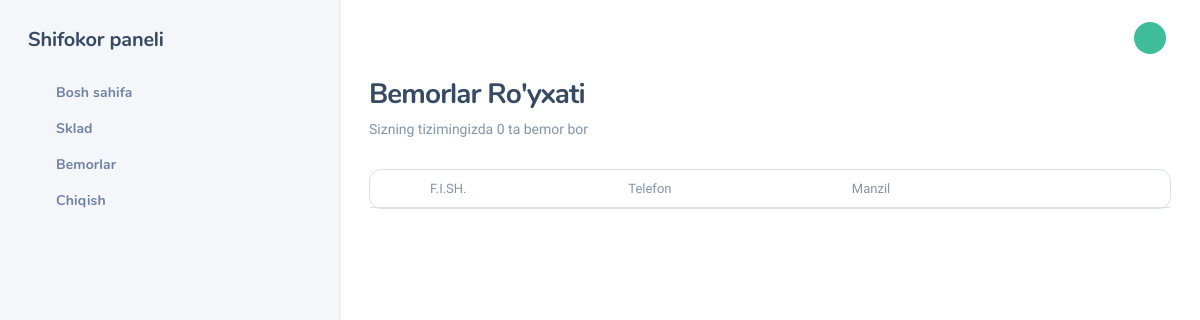
The page /patients/ (signed in) on the database as committed earlier.
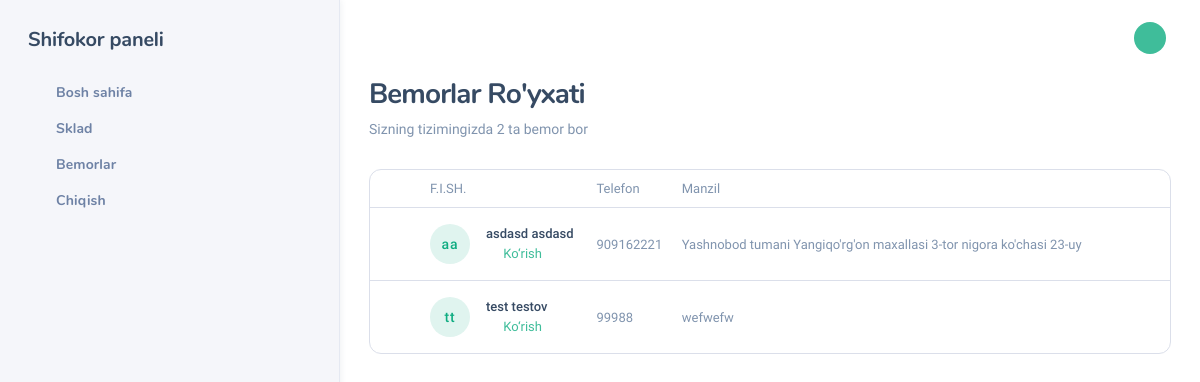
The same page on the database as committed later.
### main/models.py (models this page shows, shortened)
class Patient(models.Model):
    name = models.CharField(max_length=100)
    surname = models.CharField(max_length=100)
    phone = models.CharField(max_length=20)
    address = models.CharField(max_length=255)
    created_at = models.DateTimeField(auto_now_add=True,blank=True, null=True)
    class Meta:
        ordering = ['-created_at']
        verbose_name = "Bemor"
        verbose_name_plural = "Bemorlar"

### main/views.py (the view)
# urls.py: path('patients/', list_patients, name='list_patients'),
@login_required
def list_patients(request):
    patients = Patient.objects.all()
    return render(request, 'listpatient.html', {'patients': patients})

### templates/listpatient.html (shortened to what this page needs)
{% extends "base.html" %}
{% block content %}
<div class="nk-content ">
    <div class="container-fluid">
        <div class="nk-content-inner">
            <div class="nk-content-body">
                <div class="nk-block-head nk-block-head-sm">
                    <div class="nk-block-between">
                        <div class="nk-block-head-content">
                            <h3 class="nk-block-title page-title">Bemorlar Ro'yxati</h3>
                            <div class="nk-block-des text-soft">
                                <p>Sizning tizimingizda {{ patients|length }} ta bemor bor</p>
                            </div>
                        </div>
                    </div>
                </div>
                <div class="nk-block">
                    <div class="card card-bordered card-stretch">
                        <div class="card-inner-group">
                            <div class="card-inner p-0">
                                <div class="nk-tb-list nk-tb-ulist">
                                    <div class="nk-tb-item nk-tb-head">
                                        <div class="nk-tb-col nk-tb-col-check"></div>
                                        <div class="nk-tb-col"><span class="sub-text">F.I.SH.</span></div>
                                        <div class="nk-tb-col tb-col-md"><span class="sub-text">Telefon</span></div>
                                        <div class="nk-tb-col tb-col-lg"><span class="sub-text">Manzil</span></div>
                                        <div class="nk-tb-col nk-tb-col-tools text-end"></div>
                                    </div>
                                    {% for patient in patients %}
                                    <div class="nk-tb-item">
                                        <div class="nk-tb-col nk-tb-col-check">
                                        </div>
                                        <div class="nk-tb-col">
                                            <div class="user-card">
                                                <div class="user-avatar bg-primary-dim">
                                                    <span>{{ patient.name|slice:":1" }}{{ patient.surname|slice:":1" }}</span>
                                                </div>
                                                <div class="user-info">
                                                    <span class="tb-lead">{{ patient.name }} {{ patient.surname }}</span>
                                                        <a href="{% url 'list_invoices' patient.id %}">
                                                            <em class="icon ni ni-eye"></em>
                                                            <span>Ko‘rish</span>
                                                        </a>
                                                </div>
                                            </div>
                                        </div>
                                        <div class="nk-tb-col tb-col-md">
                                            <span>{{ patient.phone }}</span>
                                        </div>
                                        <div class="nk-tb-col tb-col-lg">
                                            <span>{{ patient.address }}</span>
                                        </div>
                                        <div class="nk-tb-col nk-tb-col-tools">
                                            <ul class="nk-tb-actions gx-1">
                                                <li>
                                                    <div class="drodown">
                                                        <a href="#" class="dropdown-toggle btn btn-icon btn-trigger" data-bs-toggle="dropdown">
                                                            <em class="icon ni ni-more-h"></em>
                                                        </a>
                                                    </div>
                                                </li>
                                            </ul>
                                        </div>
                                    </div>
                                    {% endfor %}
                                </div>
                            </div>
                        </div>
                    </div>
                </div>
            </div>
        </div>
    </div>
</div>
{% endblock content %}

### templates/base.html (shortened to what this page needs)
{%load static%}
<!DOCTYPE html>
<html lang="zxx" class="js">
<head>
    <link rel="stylesheet" href="{%static 'css/dashlite.css'%}">
    <link id="skin-default" rel="stylesheet" href="{%static 'css/theme.css'%}">
</head>
<body class="nk-body ui-rounder npc-default has-sidebar ">
    <div class="nk-app-root">
        <div class="nk-sidebar" data-content="sidebarMenu">
            <div class="nk-sidebar-main">
                <div class="nk-sidebar-inner" data-simplebar="">
                    <div class="nk-menu-content menu-active" data-content="navPharmacy">
                        {%if user.role == 'doctor'%}
                            <h5 class="title">Shifokor paneli</h5>
                        {%endif%}
                        <ul class="nk-menu">
                            {% if user.role == 'doctor' %}
                            <li class="nk-menu-item"><a href="{%url 'doctor'%}" class="nk-menu-link"><span
                                        class="nk-menu-icon"><em class="icon ni ni-dashboard-fill"></em></span><span
                                        class="nk-menu-text">Bosh sahifa</span></a></li>
                            {%endif%}
                            <li class="nk-menu-item has-sub"><a href="#" class="nk-menu-link nk-menu-toggle"><span
                                        class="nk-menu-icon"><em class="icon ni ni-capsule-fill"></em></span><span
                                        class="nk-menu-text">Sklad </span></a>
                            </li>
                            {% if user.role == 'doctor' or user.role == 'admin'%}
                            <li class="nk-menu-item has-sub"><a href="#" class="nk-menu-link nk-menu-toggle"><span
                                        class="nk-menu-icon"><em class="icon ni ni-users-fill"></em></span><span
                                        class="nk-menu-text">Bemorlar </span></a>
                            </li>
                            {%endif%}
                            <li class="nk-menu-item"><a href="{%url 'logout'%}" class="nk-menu-link"><span
                                    class="nk-menu-icon"><em class="icon ni ni-signout"></em></span><span
                                        class="nk-menu-text"> Chiqish</span></a></li>
                        </ul>
                    </div>
                </div>
            </div>
        </div>
        <div class="nk-main ">
            <div class="nk-wrap ">
                <div class="nk-header nk-header-fixed nk-header-fluid">
                    <div class="container-fluid">
                        <div class="nk-header-wrap">
                            <div class="nk-header-tools">
                                <ul class="nk-quick-nav">
                                    <li class="dropdown user-dropdown"><a href="#" class="dropdown-toggle mr-n1"
                                            data-bs-toggle="dropdown">
                                            <div class="user-toggle">
                                                <div class="user-avatar sm"><em class="icon ni ni-user-alt"></em></div>
                                            </div>
                                        </a>
                                    </li>
                                </ul>
                            </div>
                        </div>
                    </div>
                </div>
                {%block content%}
                {%endblock content%}
            </div>
        </div>
    </div>
</body>
</html>

Rows that differ between the two databases and show on the page:
added Patient: name "a", surname "a", name "asdasd", surname "asdasd", phone "909162221", address "Yashnobod tumani Yangiqo'rg'on maxallasi 3-tor nigora ko'chasi 23-uy"
added Patient: name "t", surname "t", name "test", surname "testov", phone "99988", address "wefwefw"
Other text that changed with them:
{{ patients|length }}: "0" → "2"
